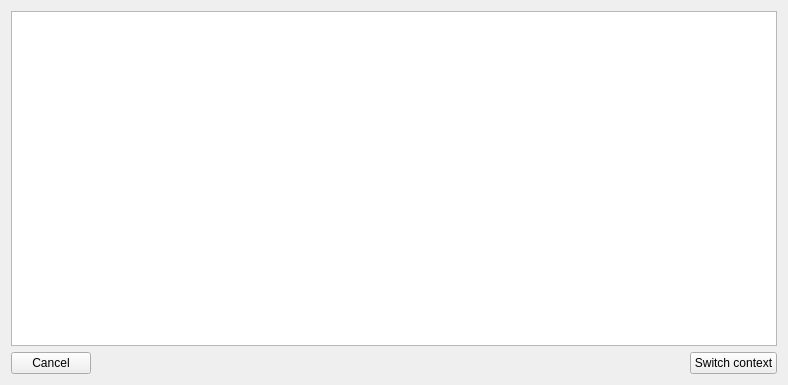
<?xml version="1.0" encoding="UTF-8"?>
<ui version="4.0">
 <class>SwitchContextForm</class>
 <widget class="QWidget" name="SwitchContextForm">
  <property name="geometry">
   <rect>
    <x>0</x>
    <y>0</y>
    <width>788</width>
    <height>385</height>
   </rect>
  </property>
  <property name="windowTitle">
   <string>Form</string>
  </property>
  <layout class="QGridLayout" name="gridLayout">
   <item row="0" column="0">
    <widget class="QListView" name="listViewContexts">
     <property name="editTriggers">
      <set>QAbstractItemView::NoEditTriggers</set>
     </property>
     <property name="tabKeyNavigation">
      <bool>true</bool>
     </property>
    </widget>
   </item>
   <item row="1" column="0">
    <layout class="QHBoxLayout" name="horizontalLayout">
     <item>
      <widget class="QPushButton" name="pushButtonCancel">
       <property name="text">
        <string>Cancel</string>
       </property>
      </widget>
     </item>
     <item>
      <spacer name="horizontalSpacer">
       <property name="orientation">
        <enum>Qt::Horizontal</enum>
       </property>
       <property name="sizeHint" stdset="0">
        <size>
         <width>40</width>
         <height>20</height>
        </size>
       </property>
      </spacer>
     </item>
     <item>
      <widget class="QPushButton" name="pushButtonSwitch">
       <property name="text">
        <string>Switch context</string>
       </property>
      </widget>
     </item>
    </layout>
   </item>
  </layout>
 </widget>
 <resources/>
 <connections/>
</ui>
